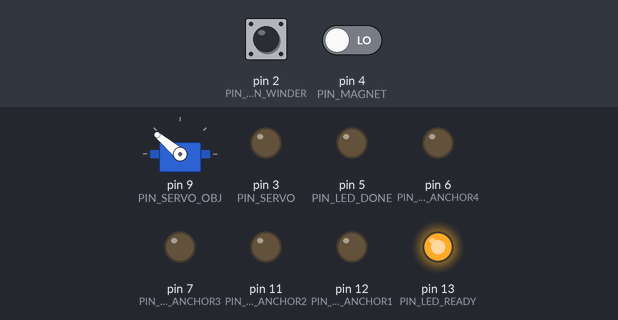
Recording of a sketch running on a simulated Arduino Uno, built with avr-gcc and run on an emulated ATmega328P. Shown: servo, output pins drawn as LEDs (lit = HIGH). The test bench sets the inputs (shaded band); at power-on: pin 2 (PIN_BUTTON_WINDER) LOW, pin 4 (PIN_MAGNET) LOW.

Above: at 1.2 s.
1.3 s: pin 2 (PIN_BUTTON_WINDER) pulled HIGH for 0.15 s
At 2.7 s:
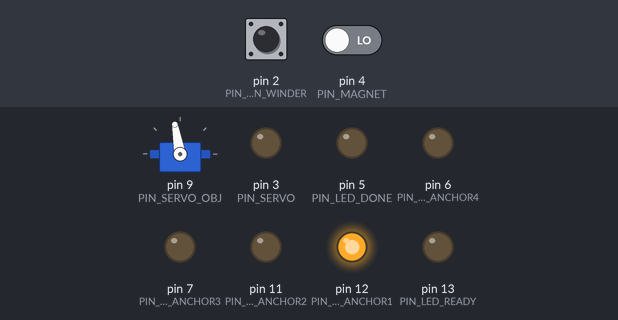
3.0 s: pin 2 (PIN_BUTTON_WINDER) pulled HIGH for 1 s
At 4.0 s:
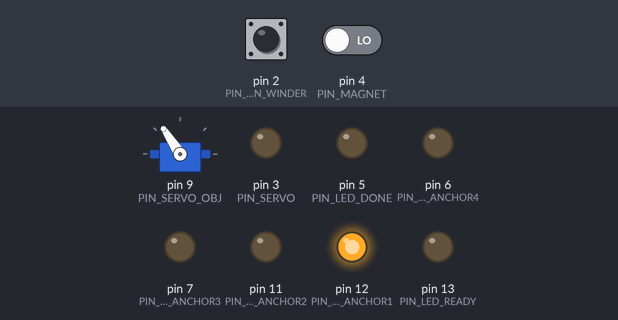
5.5 s: pin 2 (PIN_BUTTON_WINDER) pulled HIGH for 0.15 s
At 5.9 s:
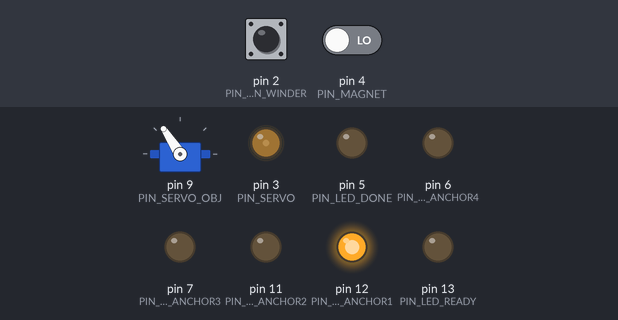
Timing chart, 0 to 8.5 s (numbered marks = the images above; inputs shaded):
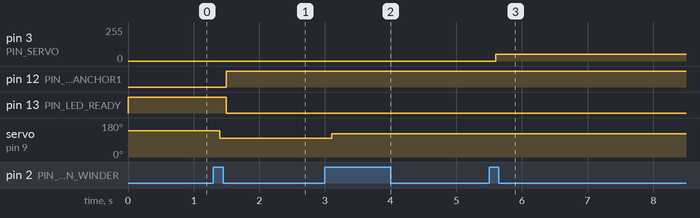

The sketch:

EFO_Winder.ino
```cpp
/*  Code - 18 section 3 layer Recursive 08-10-20.txt
 EFO Winder
  Controls a unipolar DC Drill Motor MOSFET drive and a 180 deg RC servo
  Use the following spreadsheet to calculate initial values:
        EFO BOBBIN WINDER.ods
  Rewritten 08/17/2020 by Paul Lindberg
*/

// the setup function runs once when you press reset or power the board
#include <Servo.h>
Servo myservo;
const int PIN_LED_READY = 13;
const int PIN_LED_ANCHOR1 = 12;
const int PIN_LED_ANCHOR2 = 11;
const int PIN_LED_ANCHOR3 = 7;
const int PIN_LED_ANCHOR4 = 6;
const int PIN_LED_DONE = 5;
const int PIN_MAGNET = 4;
const int PIN_SERVO = 3;
const int PIN_SERVO_OBJ = 9;
const int PIN_BUTTON_WINDER = 2;

const int POS_LAYER_START =     123;
const int POS_LAYER_END =        45;
const int POS_LOAD_LEFT =       140;  //position to load from left
const int POS_LOAD_ANCHOR =     100;  //position to load first anchor tape
const int POS_INC =              15;

const int SECTIONS =              6;  // Number of sections to wind

const int TURNS_SUBSEC =    26;
const int TURNS_BRAKE =      4;   //was  12 on 7-24-20

const int SPEED_SLOW =     11;
const int SPEED_RUN =      50;   //was 64 on 7-24-20
const int SPEED_BRAKE =    0;

void setup() {
  // attach the servo on pin 9 to the servo object

  myservo.attach(PIN_SERVO_OBJ);

  // initialize digital pin LED_BUILTIN as an output.
  pinMode(LED_BUILTIN, OUTPUT);
  pinMode(PIN_MAGNET, INPUT);
  pinMode(PIN_SERVO, OUTPUT);
  pinMode(PIN_LED_READY, OUTPUT);
  pinMode(PIN_LED_ANCHOR1, OUTPUT);
  pinMode(PIN_LED_ANCHOR2, OUTPUT);
  pinMode(PIN_LED_ANCHOR3, OUTPUT);
  pinMode(PIN_LED_ANCHOR4, OUTPUT);
  pinMode(PIN_LED_DONE, OUTPUT);
  pinMode(PIN_BUTTON_WINDER, INPUT);
}

// the loop function runs over and over again forever
void loop() {
  //********************************************************************************************************************************************************************
  //PRE-WIND  *************************************************************************************************************************************************************

  myservo.write(POS_LOAD_LEFT);         //                    ----> Move to far left, Operator take up wire slack

  //*******************************************************************
  digitalWrite(PIN_LED_READY, HIGH);    //PIN_LED_READY ON

  buttonKeyPress();                     //Wait for Key Press  ----> Press to move shuttle to LOAD_ANCHOR position

  myservo.write(POS_LOAD_ANCHOR);
  delay(100);

  //*******************************************************************
  nextLED(PIN_LED_READY, PIN_LED_ANCHOR1);      //PIN_LED_ANCHOR1 ON
                                        //                    ----> Operator place ANCHOR tape 1

  buttonKeyPress();                     //Wait for Key Press  ----> Press to move shuttle to winding start

  myservo.write(POS_LAYER_START);
  delay(100);

  //********************************************************************************************************************************************************************
  //WINDING LAYER 1 ***********************************************************************************************************************************************************

  buttonKeyPress();                     //Wait for Key Press  ----> Press to start winding

  //*******************************************************************

  windSection();

  //********************************************************************************************************************************************************************
  //INSULATION LAYER 1 ****************************************************************************************************************************************************

  nextLED(PIN_LED_ANCHOR1, PIN_LED_ANCHOR2);      //PIN_LED_ANCHOR2 ON

  buttonKeyPress();                       //Wait for Key Press  ------>  Press to position winding Finish

  //*******************************************************************

  windInsulation();

  //********************************************************************************************************************************************************************
  //WINDING LAYER 2 ****************************************************************************************************************************************************

  buttonKeyPress();                       //Wait for Key Press

  //*******************************************************************

  windSection();

  //********************************************************************************************************************************************************************
  //INSULATION LAYER 2 ****************************************************************************************************************************************************

  nextLED(PIN_LED_ANCHOR2, PIN_LED_ANCHOR3);      //PIN_LED_ANCHOR3 ON

  buttonKeyPress();                       //Wait for Key Press  ------>  Press to position winding Finish

  //*******************************************************************

  windInsulation();

  //********************************************************************************************************************************************************************
  //WINDING LAYER 3 ****************************************************************************************************************************************************

  buttonKeyPress();                     //Wait for Key Press

  //*******************************************************************

  windSection();

  //********************************************************************************************************************************************************************
  //INSULATION LAYER 3 *************************************************************************************************************************************************

  nextLED(PIN_LED_ANCHOR3, PIN_LED_ANCHOR4);      //PIN_LED_ANCHOR4 ON

  buttonKeyPress();                       //Wait for Key Press  ------>  Press to position winding Finish

  //********************************************************************************************************************************************************************
  //END ****************************************************************************************************************************************************************

  nextLED(PIN_LED_ANCHOR4, PIN_LED_DONE);      //PIN_LED_DONE ON
  delay(5000);
  digitalWrite(PIN_LED_DONE, LOW);//digitalWrite(PIN_LED_ANCHOR4, LOW); //remove lines 250-251 and comment this out
}  //Go Back to Beginning of Main Loop


void nextLED(int ledprev, int lednext)
{
  digitalWrite(ledprev, LOW);
  digitalWrite(lednext, HIGH);
}

void buttonKeyPress() {
  while(digitalRead(PIN_BUTTON_WINDER)==HIGH){};        //Wait for Key Press
  delay(100);                                           //
  while(digitalRead(PIN_BUTTON_WINDER)==LOW){};         //Wait for Key Release
  delay(100);
}

void windTurns(int wPos, int wTurns) {
  myservo.write(wPos);
  int TurnCount = 0;
  while(TurnCount<wTurns){      // Count the Turns
    while(digitalRead(PIN_MAGNET)==HIGH){};
    while(digitalRead(PIN_MAGNET)==LOW){};
    TurnCount++;
  }
}

void windSection() {
  analogWrite(PIN_SERVO, SPEED_RUN);             // Turn motor FAST
  int Section = 0;
  int pos = POS_LAYER_START;
  while(Section<SECTIONS){
    Section++;

    windTurns(pos, TURNS_SUBSEC);

    pos=pos-POS_INC;
  }

  //*******************************************************************Slowly Brake to End of the Layer

  analogWrite(PIN_SERVO, SPEED_SLOW);             // Turn motor Slowly

  windTurns(POS_LAYER_END, TURNS_BRAKE);

  analogWrite(PIN_SERVO, SPEED_BRAKE);            // Turn motor OFF
}

void windInsulation() {
  myservo.write(POS_LAYER_START);             //Move shuttle back to start the next layer

  analogWrite(PIN_SERVO, SPEED_SLOW+10);          // Turn motor Slowly One Rotation
  delay(200);

  analogWrite(PIN_SERVO, SPEED_SLOW);
  while(digitalRead(PIN_MAGNET)==HIGH){};
  while(digitalRead(PIN_MAGNET)==LOW){};

  analogWrite(PIN_SERVO, SPEED_BRAKE);                      // STOP Motor
}
```

Measured:
- after the input at 1.3 s, pin 12 (PIN_LED_ANCHOR1): LOW → HIGH after 0.20 s; pin 13 (PIN_LED_READY): HIGH → LOW after 0.20 s; servo on pin 9 (PIN_SERVO_OBJ): 140° → 100° after 0.10 s
- after the input at 3.0 s, servo on pin 9 (PIN_SERVO_OBJ): 100° → 123° after 0.10 s
- after the input at 5.5 s, pin 3 (PIN_SERVO): 0/255 → 50/255 after 0.10 s
